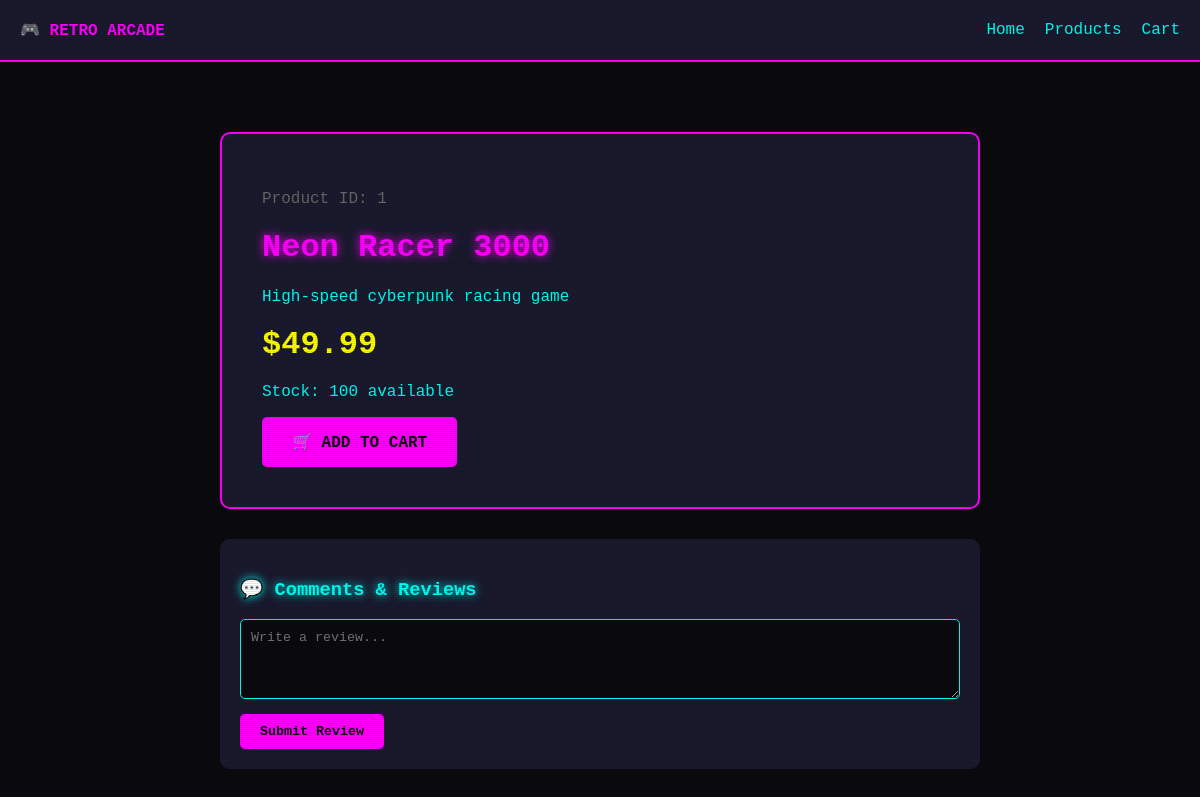
Screenshot of /php-app/pages/products/detail.php?id=1 with the database file from the repository.
### tables this page shows
CREATE TABLE IF NOT EXISTS products (
    id INT AUTO_INCREMENT PRIMARY KEY,
    name VARCHAR(255) NOT NULL,
    description TEXT,
    price DECIMAL(10,2) NOT NULL,
    category_id INT,
    image_url VARCHAR(500),
    stock INT DEFAULT 100,
    created_at TIMESTAMP DEFAULT CURRENT_TIMESTAMP
);

### php-app/config/database.php (called while the page is built, shortened)
<?php
$db_host = getenv('DB_HOST') ?: 'localhost';
$db_user = getenv('DB_USERNAME') ?: 'retro_arcade';
$db_pass = getenv('DB_PASSWORD') ?: 'retro_password';
$db_name = getenv('DB_DATABASE') ?: 'retro_arcade';
$conn = mysqli_connect($db_host, $db_user, $db_pass, $db_name);
function query($sql) {
    global $conn;
    $result = mysqli_query($conn, $sql);
    return $result;
}
function fetch_assoc($result) {
    return mysqli_fetch_assoc($result);
}
?>

### php-app/includes/helpers.php (called while the page is built, shortened)
<?php
function e($string) {
    return htmlspecialchars($string ?? '', ENT_QUOTES, 'UTF-8');
}
?>

### php-app/pages/products/detail.php (the view, shortened to what this page needs)
<?php
$product_id = isset($_GET['id']) ? intval($_GET['id']) : 0;
$result = query("SELECT * FROM products WHERE id = $product_id");
$product = fetch_assoc($result);
?>
<!DOCTYPE html>
<html lang="en">
<head>
    <link rel="stylesheet" href="/css/retro.css">
</head>
<body>
    <nav class="nav">
        <div style="font-weight:bold;color:#ff00ff;">🎮 RETRO ARCADE</div>
        <div><a href="/pages/index.php">Home</a><a href="/pages/products/list.php">Products</a><a href="/pages/cart.php">Cart</a></div>
    </nav>
    <div class="container">
        <div class="product-detail">
            <p style="color:#666;">Product ID: <?= $product_id ?></p>
            <h1><?= e($product['name']) ?></h1>
            <p><?= e($product['description']) ?></p>
            <div class="price">$<?= number_format($product['price'], 2) ?></div>
            <p>Stock: <?= $product['stock'] ?> available</p>
            <a href="/pages/cart.php?action=add&id=<?= $product['id'] ?>" class="btn">🛒 ADD TO CART</a>
        </div>
        <div style="margin-top:30px;background:#1a1a2e;padding:20px;border-radius:10px;">
            <h3>💬 Comments & Reviews</h3>
            <form method="POST" action="/api/comments/">
                <textarea name="body" placeholder="Write a review..." style="width:100%;height:80px;background:#0a0a0f;border:1px solid #00fff5;color:#00fff5;padding:10px;"></textarea>
                <button type="submit" style="margin-top:10px;padding:10px 20px;background:#ff00ff;border:none;color:#0a0a0f;cursor:pointer;">Submit Review</button>
            </form>
        </div>
    </div>
</body>
</html>

### php-app/css/retro.css (style rules this page uses)
:root { --bg-dark: #0a0a0f; --bg-card: #1a1a2e; --neon-cyan: #00fff5; --neon-magenta: #ff00ff; --neon-yellow: #ffff00; --text-primary: #00fff5; --text-secondary: #ff00ff; --border-color: #00fff5; }
* { box-sizing: border-box; }
body { background: var(--bg-dark); color: var(--text-primary); font-family: 'Courier New', monospace; margin: 0; padding: 0; min-height: 100vh; }
body::before { content: ""; position: fixed; top: 0; left: 0; width: 100%; height: 100%; background: repeating-linear-gradient( 0deg, rgba(0, 0, 0, 0.1), rgba(0, 0, 0, 0.1) 1px, transparent 1px, transparent 2px ); pointer-events: none; z-index: 10000; }
h1, h2, h3 { text-shadow: 0 0 10px currentColor; }
h1 { color: var(--neon-magenta); }
h3 { color: var(--neon-cyan); }
a { color: var(--neon-cyan); text-decoration: none; transition: color 0.3s, text-shadow 0.3s; }
.btn, button { background: var(--neon-magenta); color: var(--bg-dark); border: none; padding: 10px 20px; cursor: pointer; font-family: inherit; font-weight: bold; border-radius: 5px; transition: all 0.3s; }
input, textarea, select { background: var(--bg-dark); border: 1px solid var(--neon-cyan); color: var(--neon-cyan); padding: 10px; font-family: inherit; border-radius: 5px; }
.nav { background: var(--bg-card); padding: 20px; border-bottom: 2px solid var(--neon-magenta); display: flex; justify-content: space-between; align-items: center; }
.price { color: var(--neon-yellow); font-size: 1.5em; font-weight: bold; }

### php-app/pages/products/detail.php (style rules this page uses)
body { background: #0a0a0f; color: #00fff5; font-family: 'Courier New', monospace; margin: 0; padding: 0; }
.container { max-width: 800px; margin: 50px auto; padding: 20px; }
.product-detail { background: #1a1a2e; border: 2px solid #ff00ff; padding: 40px; border-radius: 10px; }
h1 { color: #ff00ff; text-shadow: 0 0 10px #ff00ff; }
.price { color: #ffff00; font-size: 2em; font-weight: bold; margin: 20px 0; }
.btn { display: inline-block; background: #ff00ff; color: #0a0a0f; padding: 15px 30px; text-decoration: none; border-radius: 5px; font-weight: bold; }
.nav { background: #1a1a2e; padding: 20px; border-bottom: 2px solid #ff00ff; }
.nav a { color: #00fff5; text-decoration: none; margin-left: 20px; }

### rows the page displays
products: name "Neon Racer 3000", description "High-speed cyberpunk racing game", price "49.99", stock "100"

### other values shown
$product_id "1"
